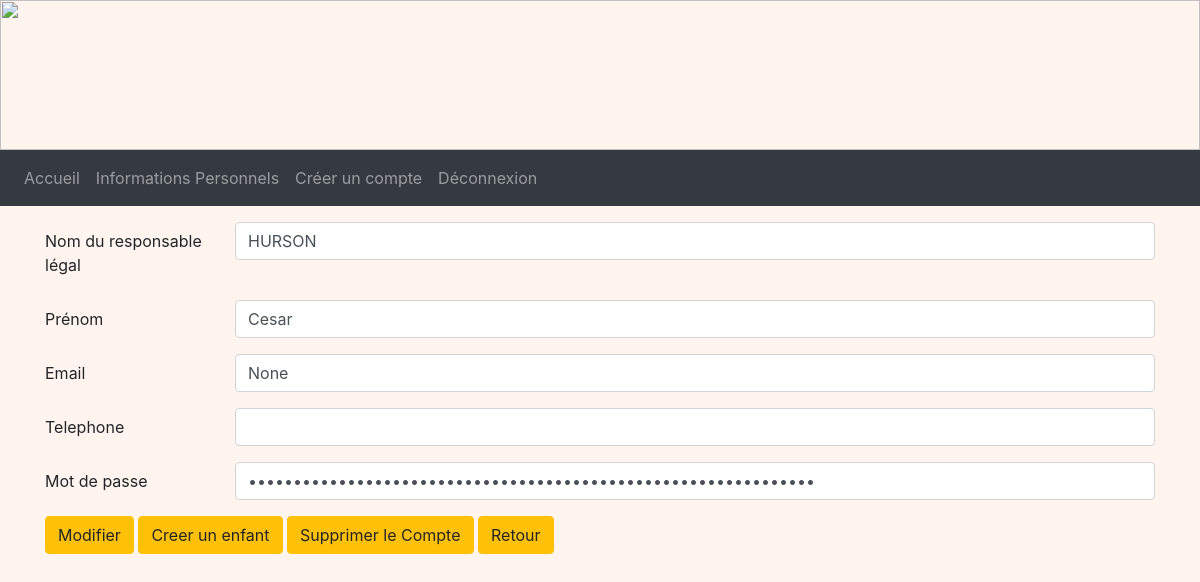
The app's page /detailsFamille/4 (signed in), older data.
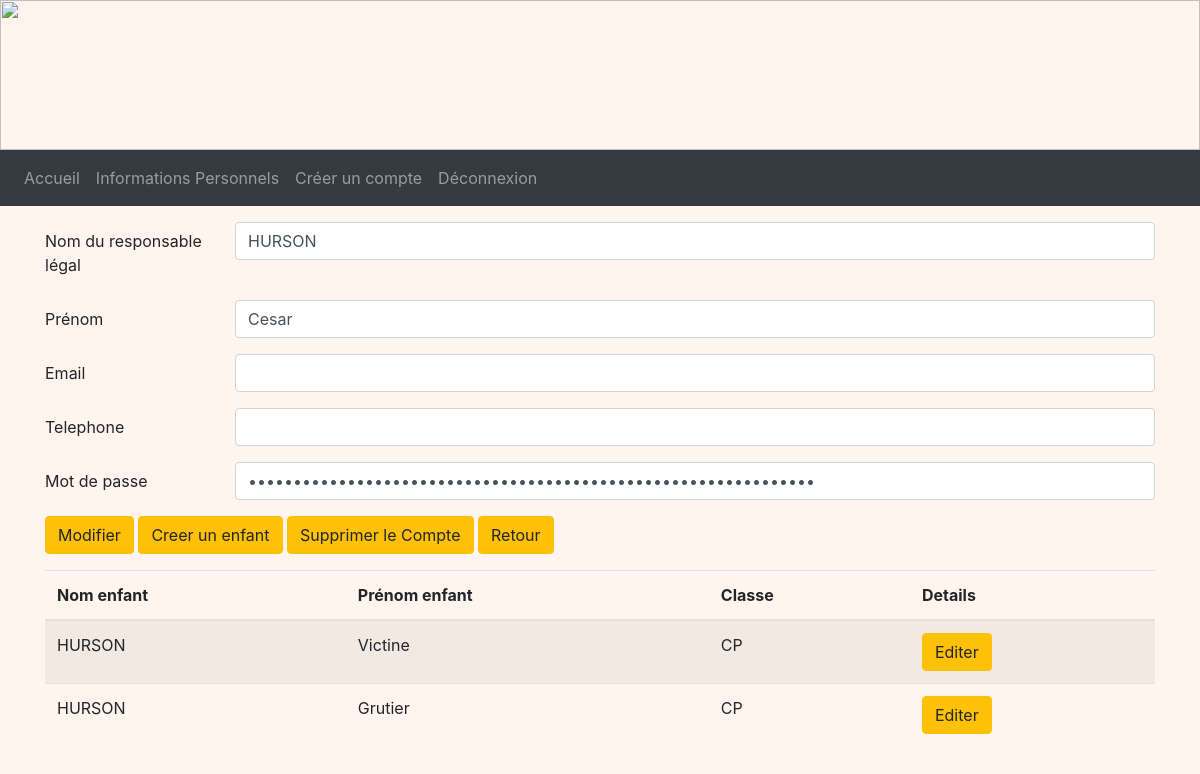
The same page, newer data.
### tables this page shows
CREATE TABLE Representant (
  code_representant integer primary key autoincrement,
  nom_representant TEXT NOT NULL,
  prenom_representant TEXT NOT NULL,
  telephone TEXT,
  email TEXT,
  identifiant TEXT NOT NULL,
  FOREIGN KEY (identifiant) REFERENCES Compte(identifiant)
);

CREATE TABLE Compte (
  identifiant TEXT primary key,
  mot_de_passe TEXT NOT NULL,
  type_compte TEXT NOT NULL
);

CREATE TABLE Enfant (
  code_enfant integer primary key autoincrement,
  nom_enfant TEXT NOT NULL,
  prenom_enfant TEXT NOT NULL,
  code_tarif integer NOT NULL,
  code_classe integer NOT NULL,
  code_representant integer NOT NULL,
  FOREIGN KEY (code_tarif) REFERENCES Tarif(code_tarif),
  FOREIGN KEY (code_classe) REFERENCES Classe(code_classe),
  FOREIGN KEY (code_representant) REFERENCES Representant(code_representant)
);

CREATE TABLE Classe (
  code_classe integer primary key autoincrement,
  nom_classe TEXT NOT NULL,
  code_type integer NOT NULL,
  FOREIGN KEY(code_type) REFERENCES TypeDeClasse(code_type)
);

### admin.py (the view, shortened to what this page needs)
@app.route('/detailsFamille/<int:code_rep>', methods = ["POST", "GET"])
@login_required
def detailsFamille(code_rep):
    db = get_db()
    cur = db.cursor()
    user = cur.execute("SELECT type_compte FROM Compte WHERE identifiant = ?", (flask_login.current_user.name, )).fetchone()
    if user[0] == 'Admin':
        representant = cur.execute("SELECT R.*, C.mot_de_passe FROM Representant AS R INNER JOIN Compte AS C ON R.identifiant = C.identifiant WHERE R.code_representant = ?", (code_rep, )).fetchone()
        enfants = cur.execute("SELECT E.*, C.nom_classe FROM Enfant AS E INNER JOIN Classe AS C ON E.code_classe = C.code_classe WHERE code_representant = ?" ,  (code_rep, )).fetchall()
        return render_template('A_detailsFamille.html', representant = representant, enfants = enfants)
    return redirect(url_for('acceuil'))

### main.py (called while the page is built)
@login_manager.user_loader
def load_user(user_id):
    db = get_db()
    cur = db.cursor()
    user = cur.execute('SELECT identifiant, mot_de_passe FROM Compte WHERE identifiant=?', (user_id, )).fetchone()
    user = User(user[0], user[1])
    return user

def get_db():
    if 'db' not in g:
        g.db = sqlite3.connect(DATABASE)
    return g.db

@app.teardown_appcontext
def close_connection(exception):
    db = g.pop('db', None)
    if db is not None:
        db.close()

### templates/A_detailsFamille.html (shortened to what this page needs)
<!DOCTYPE html>
<html>
<head>
    <link rel="stylesheet" href="https://cdn.jsdelivr.net/npm/bootstrap@4.3.1/dist/css/bootstrap.min.css"
>
    <link rel="stylesheet" href="/static/css/main.css">
</head>
<body>
    <img style="width: 100%; height: 150px;"
        src="https://www.logarric.com/wp-content/uploads/2014/06/calendreta-lo-garric3.png" alt="">
    <nav class="navbar navbar-expand-lg navbar-dark bg-dark">
        <div class="collapse navbar-collapse" id="navbarNavDropdown">
            <ul class="navbar-nav">
                <li class="nav-item float-right">
                    <a class="nav-link" btn-outline-success href="/accueilAdmin">Accueil</a>
                </li>
                <li class="nav-item float-right">
                    <a class="nav-link" btn-outline-success href="/infospersonnel">Informations Personnels</a>
                </li>
                <li class="nav-item float-right">
                    <a class="nav-link" btn-outline-success href="/comptes">Créer un compte</a>
                </li>
                <li class="nav-item float-right">
                    <a class="nav-link" btn-outline-success href="/deconnexion">Déconnexion</a>
                </li>
            </ul>
        </div>
    </nav>
    <div class="container mt-3 mb-3">
        <form method="POST">
            <div class="row mb-3">
                <label for="surname" class="col-sm-2 col-form-label">Nom du responsable légal</label>
                <div class="col-sm-10">
                    <input name="surname" type="name" class="form-control" id="surname" value="{{representant[1]}}" required>
                </div>
            </div>
            <div class="row mb-3">
                <label for="name" class="col-sm-2 col-form-label">Prénom</label>
                <div class="col-sm-10">
                    <input name="name" type="name" class="form-control" id="name" value="{{representant[2]}}" required>
                </div>
            </div>
            <div class="row mb-3">
                <label for="mail" class="col-sm-2 col-form-label">Email</label>
                <div class="col-sm-10">
                    <input name="mail" type="email" class="form-control" id="mail" value="{{representant[4]}}">
                </div>
            </div>
            <div class="row mb-3">
                <label for="phone" class="col-sm-2 col-form-label">Telephone</label>
                <div class="col-sm-10">
                    <input name="phone" type="number" class="form-control" id="phone" value="{{representant[3]}}">
                </div>
            </div>
            <div class="row mb-3">
                <label for="password" class="col-sm-2 col-form-label">Mot de passe</label>
                <div class="col-sm-10">
                    <input name="password" type="password" class="form-control" id="password"
                        value="{{representant[6]}}" required>
                </div>
            </div>
            <button type="submit" class="btn btn-warning">Modifier</button>
            <a href="/ajouterEnfant/{{ representant[0] }}" class="btn btn-warning">Creer un enfant</a>
            <a href="/suppressionR/{{ representant[0] }}" class="btn btn-warning" onclick="return confirm('Voulez-vous vraiment supprimer ce compte ?')">Supprimer le Compte</a>
            <a href="/infosFamilles" class="btn btn-warning">Retour</a>
        </form>
    </div>
    {% if enfants%}
    <div class="container">
        <table class="table table-striped">
            <thead>
                <tr>
                    <th scope="col">Nom enfant</th>
                    <th scope="col">Prénom enfant</th>
                    <th scope="col">Classe</th>
                    <th scope="col">Details</th>
                </tr>
            </thead>
            <tbody>
                {% for enfant in enfants %}
                <tr>
                    <td>{{ enfant[1] }}</td>
                    <td>{{ enfant[2] }}</td>
                    <td>{{ enfant[6] }}</td>
                    <td>
                        <a href="/detailsEnfants/{{ enfant[0] }}" class="btn btn-warning">Editer</a>
                    </td>
                </tr>
                {% endfor %}
            </tbody>
        </table>
    </div>
    {%endif%}
</body>
</html>

### static/css/main.css (style rules this page uses)
body { background-repeat: no-repeat; background-color:rgb(265,245,238); height: 110px; margin: 0px; }

Row changes from the older to the newer data that the page shows:
added Enfant: nom_enfant "HURSON", prenom_enfant "Victine", nom_classe "CP"
added Enfant: nom_enfant "HURSON", prenom_enfant "Grutier", nom_classe "CP"
Text that changed along with them:
form field mail: "None" → (not shown)
text now shown: "Nom enfant Prénom enfant Classe Details"
